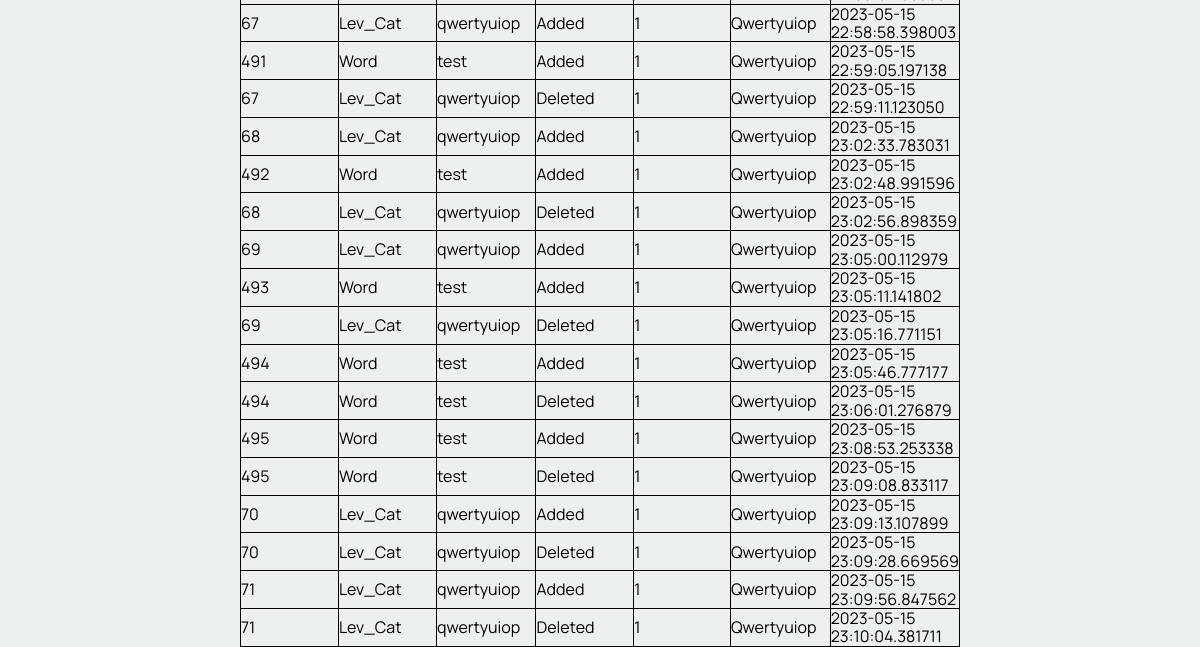
Page /admin (signed in, lower part) on the earlier database version.
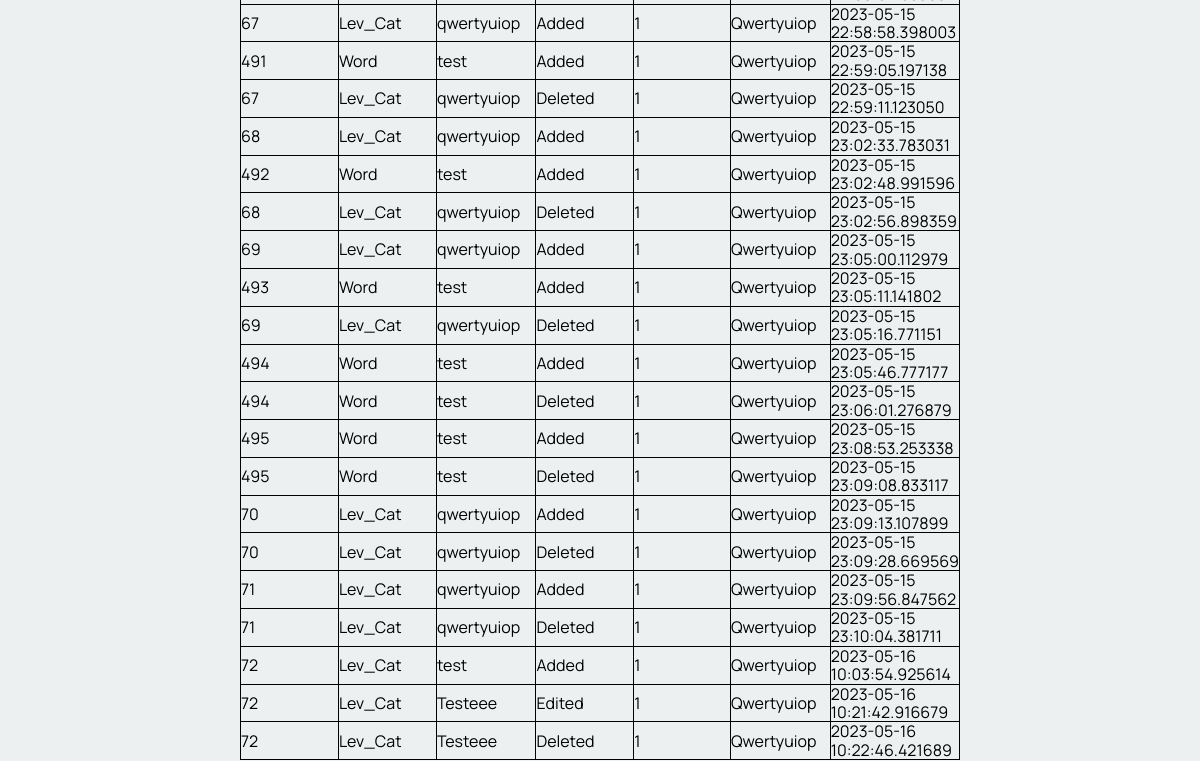
Same page on the later database version.
### tables this page shows
CREATE TABLE "edit_log"
(
    id           integer
        constraint edit_log_pk
            primary key autoincrement,
    edited_id    integer
        constraint edit_log_categories_id_fk
            references categories
        constraint edit_log_words_id_fk
            references words,
    edited_type  char(6),
    edit         varchar(300),
    editor_id    integer,
    date_time    varchar(20),
    editor_name  varchar(30),
    edited_title varchar(30)
);

### app.py (the view)
@app.route('/admin')
def render_admin():
    if not is_logged_in()[0]:
        return redirect('/?message=Need+to+be+logged+in')
    if is_logged_in()[1] != "admin":
        return redirect('/?message=Need+Admin+permissions')
    con = create_connection(DATABASE)
    query = "SELECT mri_word, eng_word, definition, category, level, id FROM words"
    cur = con.cursor()
    cur.execute(query)
    word_list = cur.fetchall()
    query = 'SELECT id, title, type FROM categories'
    cur = con.cursor()
    cur.execute(query)
    category_list = cur.fetchall()
    query = "SELECT edited_id, edited_type, edit, editor_id, date_time, editor_name, edited_title FROM edit_log"
    cur.execute(query, )
    edit_list = cur.fetchall()
    con.close()
    return render_template("admin.html", cat_list=render_cat_lev_menus('C'), lev_list=render_cat_lev_menus('L'), logged_in=is_logged_in()[0], categories=category_list, word_list=word_list, perms = is_logged_in()[1], edit_list=edit_list)

### app.py (called while the page is built)
def create_connection(db_file: object) -> object:
    try:
        connection = sqlite3.connect(db_file)
        return connection
    except Error as e:
        print(e)
    return None

def is_logged_in():
    if session.get("email") is None:
        print("Not logged in")
        perms = ""
        return False, perms
    else:
        print("Logged in")
        perms = session.get('user_perms')
        return True, perms

def render_cat_lev_menus(catlev):
    con = create_connection(DATABASE)
    query = "SELECT id, title FROM categories WHERE type=?"
    cur = con.cursor()
    cur.execute(query, (catlev))
    cat_list = cur.fetchall()
    con.close()
    return cat_list

### Templates/admin.html (shortened to what this page needs)
{% extends "base.html" %}
{% block main %}
<table>
    {% for edit in edit_list %}
    <tr>
        <td>{{ edit[0] }}</td>
        <td>{{ edit[1] }}</td>
        <td>{{ edit[6] }}</td>
        <td>{{ edit[2] }}</td>
        <td>{{ edit[3] }}</td>
        <td>{{ edit[5] }}</td>
        <td>{{ edit[4] }}</td>
    </tr>
    {% endfor %}
</table>
{% endblock %}

### Templates/base.html (shortened to what this page needs)
<!DOCTYPE html>
<html>
<head>
    <link rel="stylesheet" href="https://cdnjs.cloudflare.com/ajax/libs/normalize/8.0.1/normalize.css"/>
    <link href="{{ url_for('static', filename='maori_dictionary.css') }}" rel="stylesheet">
</head>
<body>
<div class="container">
    <main>
        {% block main %}
        {% endblock %}
    </main>
</div>
</body>
</html>

### Static/maori_dictionary.css (style rules this page uses)
* { font-family: 'Manrope', sans-serif; padding: 0; margin: 0; box-sizing: border-box; }
body { background-color: rgba(236, 240, 241, 1.0); }
.container { width: 60vw; margin: auto; }
.container::after { content: ""; clear: both; display: table; }
table { border-collapse: collapse; }
table, th, td { border: 1px solid black; }

Differences in the rows shown:
added edit_log: edited "72", edited_type "Lev_Cat", edited_title "test", edit "Added", editor "1", editor_name "Qwertyuiop", date_time "2023-05-16 10:03:54.925614"
added edit_log: edited "72", edited_type "Lev_Cat", edited_title "Testeee", edit "Edited", editor "1", editor_name "Qwertyuiop", date_time "2023-05-16 10:21:42.916679"
added edit_log: edited "72", edited_type "Lev_Cat", edited_title "Testeee", edit "Deleted", editor "1", editor_name "Qwertyuiop", date_time "2023-05-16 10:22:46.421689"
